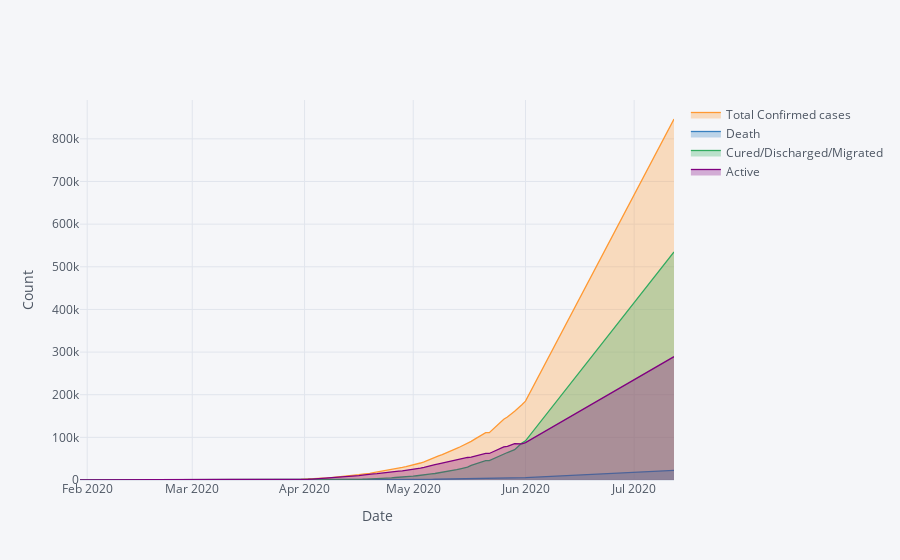
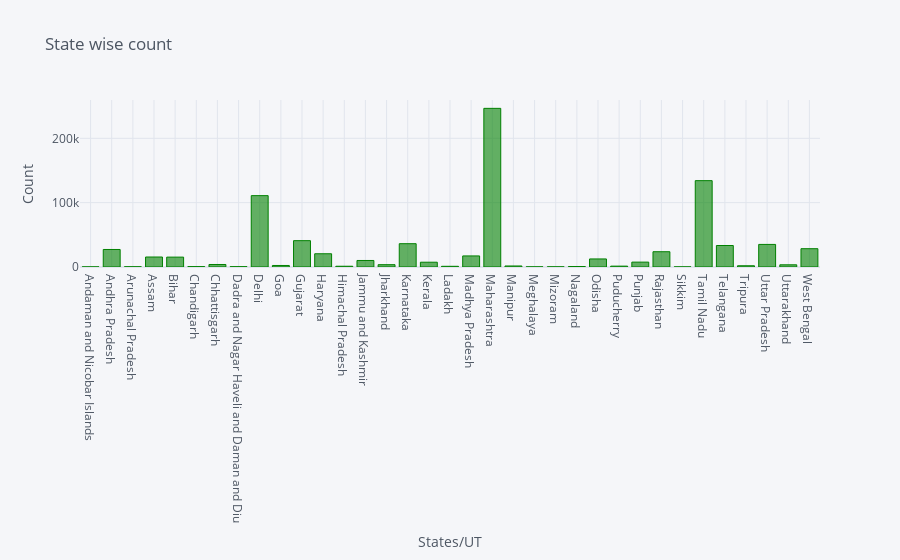
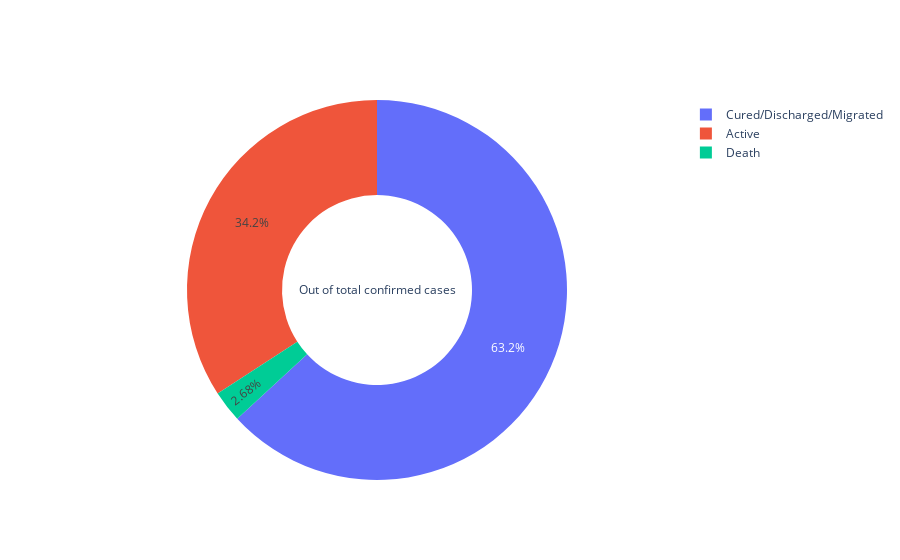

Notebook source saved alongside these figures, in order:
### Code cell
import sys
from IPython.core.display import display, HTML
display(HTML("<style>div.output_scroll { height: 500em; }</style>"))

from IPython.display import Image
display(Image(filename= "./img/help.png",width=200,height=100))
print("Hi...\nI'm your bot.")
flag=True
while(flag):
    print("\nPress:  \n1 for recent stats and\n2 for queries\n3 to exit")
    try:
        option=int(input())
    except ValueError:
        print("Oops!  That was no valid number.  Try again...")
    if(option==1):
        print("Here are the latest stats:\n")      
        %run vizualizationcopy.ipynb
        display(HTML(latest_data[['Cured/Discharged/Migrated','Date','Death','Name of State / UT','Total Confirmed cases','Active']].to_html()))  
        
        flag=True
    elif(option==2):
        flag=True
        %run nlp_chatbotcopy.ipynb
    elif(option==3):
        print("*****************************************************")
        break
    else:
        print("That's not a correct option.\n")
        try:
            option=int(input())
        except ValueError:
            print("Oops!  That was no valid number.  Try again...")
        flag=True
print("\nBye !! Stay Safe!!")
display(Image(filename='./img/help.gif',width=200,height=100))
